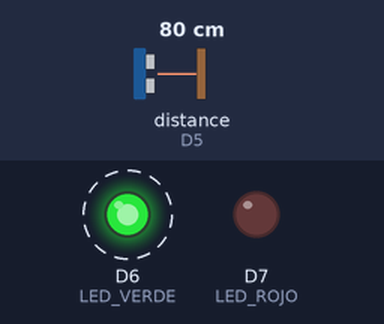
Recording of a sketch running on a simulated ESP8266 (NodeMCU). Parts: output pins drawn as LEDs (lit = HIGH). Wiring (inferred from the names in the program): ultrasonic range finder: trigger D4; echo D5. Dashed ring = blinking. The test bench sets the inputs (shaded band); at power-on: distance to the obstacle (sensor on D5) 80 cm. The echo pulse lasts 58.3 µs per cm; WiFi joins after 1.5 s; servers stay silent unless stated; uploads are accepted with an empty reply; pins used as bus, display or sensor lines are not drawn; what the sketch prints to the serial monitor is not drawn.

Above: at 1.95 s.
Timing chart, 0 to 4.8 s (numbered marks = the images above):
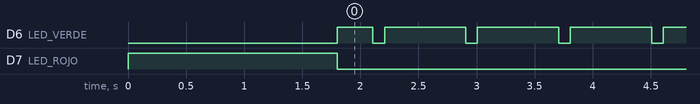

Measured:
- by itself, D6 (LED_VERDE): alternates HIGH for 0.70 s and LOW for 0.10 s

The sketch:

claudio_ultrasonico2.ino
```cpp
#include <ESP8266WiFi.h>
#include <ESP8266HTTPClient.h>

// Times
#define WIFI_RETRY_DELAY 500
#define SENSOR_INTERVAL 800  // ← 800ms
#define POST_BLINK_TIME 100

// Pins
#define LED_VERDE D6
#define LED_ROJO D7
#define TRIG D4
#define ECHO D5

// WiFi
const char* ssid = "iPhone de Arturo";
const char* password = "123456789";

// API endpoint
const char *apiUrl = "http://172.20.10.5:5073/Distance";

// Smooth filter
float emaDist = -1;
const float alpha = 0.25;

unsigned long lastRead = 0;

void connectWiFi()
{
    Serial.println("\nConectando a WiFi...\n");

    WiFi.begin(ssid, password);

    digitalWrite(LED_ROJO, HIGH);
    digitalWrite(LED_VERDE, LOW);

    while (WiFi.status() != WL_CONNECTED)
    {
        delay(WIFI_RETRY_DELAY);
        Serial.print(".");
    }

    Serial.println("\n\nConectado al WiFi");
    Serial.print("IP asignada: ");
    Serial.println(WiFi.localIP());

    digitalWrite(LED_ROJO, LOW);
    digitalWrite(LED_VERDE, HIGH);
}

void restoreWiFiState()
{
    if (WiFi.status() == WL_CONNECTED)
    {
        digitalWrite(LED_VERDE, HIGH);
        digitalWrite(LED_ROJO, LOW);
    }
    else
    {
        digitalWrite(LED_VERDE, LOW);
        digitalWrite(LED_ROJO, HIGH);
    }
}

void blinkOK()
{
    digitalWrite(LED_VERDE, LOW);
    delay(POST_BLINK_TIME);
    digitalWrite(LED_VERDE, HIGH);
    delay(POST_BLINK_TIME);
    restoreWiFiState();
}

void blinkError()
{
    digitalWrite(LED_ROJO, LOW);
    delay(POST_BLINK_TIME);
    digitalWrite(LED_ROJO, HIGH);
    delay(POST_BLINK_TIME);
    restoreWiFiState();
}

float readRawDistance()
{
    digitalWrite(TRIG, LOW);
    delayMicroseconds(4);

    digitalWrite(TRIG, HIGH);
    delayMicroseconds(12);
    digitalWrite(TRIG, LOW);

    long duration = pulseIn(ECHO, HIGH, 30000);

    if (duration == 0)
    {
        return -1;
    }

    float dist = duration * 0.034 / 2;
    return dist;
}

float readFilteredDistance()
{
    float sum = 0;
    int validCount = 0;

    // Aumenté a 10 muestras para más datos
    for (int i = 0; i < 10; i++)
    {
        float d = readRawDistance();
        // Rango mucho más tolerante: 1cm a 500cm
        if (d > 1 && d < 500)
        {
            sum += d;
            validCount++;
        }
        delay(5);
    }

    // Si al menos 3 lecturas válidas, usa el promedio
    // Si menos de 3, devuelve -1
    if (validCount < 3)
    {
        return -1;
    }

    float avg = sum / validCount;

    // Primera inicialización del EMA
    if (emaDist < 0)
    {
        emaDist = avg;
        return avg;
    }

    // Aplicar suavizado exponencial
    emaDist = alpha * avg + (1 - alpha) * emaDist;

    return emaDist;
}

void setup()
{
    pinMode(LED_VERDE, OUTPUT);
    pinMode(LED_ROJO, OUTPUT);
    pinMode(TRIG, OUTPUT);
    pinMode(ECHO, INPUT);

    digitalWrite(LED_VERDE, LOW);
    digitalWrite(LED_ROJO, HIGH);

    Serial.begin(115200);
    delay(300);

    Serial.println("\nNodo Ultrasonico iniciado...\n");

    connectWiFi();
}

void loop()
{
    unsigned long now = millis();

    if (now - lastRead >= SENSOR_INTERVAL)
    {
        lastRead = now;

        Serial.println("\n-----------------------------");
        Serial.println("Leyendo HC-SR04...");

        float dist = readFilteredDistance();

        if (dist < 0)
        {
            Serial.println("Lectura inválida del sensor ultrasónico");
        }
        else
        {
            Serial.print("Distancia (cm): ");
            Serial.println(dist);
        }

        if (WiFi.status() != WL_CONNECTED)
        {
            Serial.println("Sin conexión, reintentando WiFi...");
            connectWiFi();
            return;
        }

        HTTPClient http;
        WiFiClient client;

        http.begin(client, apiUrl);
        http.addHeader("Content-Type", "application/json");

        String json;

        if (dist < 0)
        {
            json = "{\"idDevice\":4,\"distanceCm\":null}";
        }
        else
        {
            json = String("{\"idDevice\":4,\"distanceCm\":") + dist + "}";
        }

        Serial.println("\nEnviando POST...");
        Serial.println(json);

        int code = http.POST(json);

        Serial.print("Código respuesta servidor: ");
        Serial.println(code);

        if (code == 200)
        {
            blinkOK();
        }
        else
        {
            blinkError();
        }

        http.end();
    }
}
```
